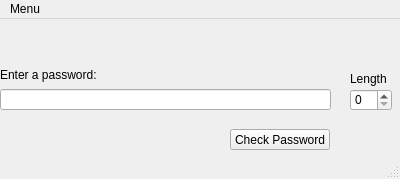
<?xml version="1.0" encoding="UTF-8"?>
<ui version="4.0">
 <class>MainWindow</class>
 <widget class="QMainWindow" name="MainWindow">
  <property name="geometry">
   <rect>
    <x>0</x>
    <y>0</y>
    <width>400</width>
    <height>179</height>
   </rect>
  </property>
  <property name="windowTitle">
   <string>MainWindow</string>
  </property>
  <widget class="QWidget" name="centralwidget">
   <widget class="QLabel" name="label">
    <property name="geometry">
     <rect>
      <x>0</x>
      <y>30</y>
      <width>101</width>
      <height>51</height>
     </rect>
    </property>
    <property name="text">
     <string>Enter a password:</string>
    </property>
   </widget>
   <widget class="QLineEdit" name="PasswordBox">
    <property name="geometry">
     <rect>
      <x>0</x>
      <y>70</y>
      <width>331</width>
      <height>21</height>
     </rect>
    </property>
   </widget>
   <widget class="QPushButton" name="checkPassButton">
    <property name="geometry">
     <rect>
      <x>230</x>
      <y>110</y>
      <width>100</width>
      <height>21</height>
     </rect>
    </property>
    <property name="text">
     <string>Check Password</string>
    </property>
   </widget>
   <widget class="QSpinBox" name="Password_Length">
    <property name="geometry">
     <rect>
      <x>350</x>
      <y>70</y>
      <width>42</width>
      <height>22</height>
     </rect>
    </property>
   </widget>
   <widget class="QLabel" name="label_2">
    <property name="geometry">
     <rect>
      <x>350</x>
      <y>50</y>
      <width>37</width>
      <height>20</height>
     </rect>
    </property>
    <property name="text">
     <string>Length:</string>
    </property>
   </widget>
  </widget>
  <widget class="QMenuBar" name="menubar">
   <property name="geometry">
    <rect>
     <x>0</x>
     <y>0</y>
     <width>400</width>
     <height>17</height>
    </rect>
   </property>
   <widget class="QMenu" name="menuMenu">
    <property name="title">
     <string>Menu</string>
    </property>
    <addaction name="actionAbout"/>
    <addaction name="separator"/>
    <addaction name="actionHelp"/>
    <addaction name="actionExit"/>
   </widget>
   <addaction name="menuMenu"/>
  </widget>
  <widget class="QStatusBar" name="statusbar"/>
  <action name="actionAbout">
   <property name="text">
    <string>About</string>
   </property>
  </action>
  <action name="actionHelp">
   <property name="text">
    <string>Help</string>
   </property>
  </action>
  <action name="actionExit">
   <property name="text">
    <string>Exit</string>
   </property>
  </action>
 </widget>
 <resources/>
 <connections/>
</ui>
